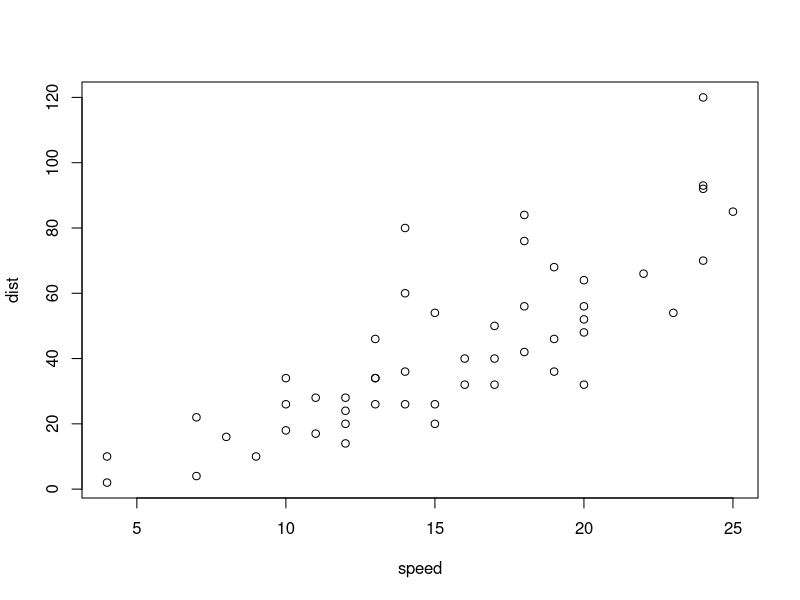
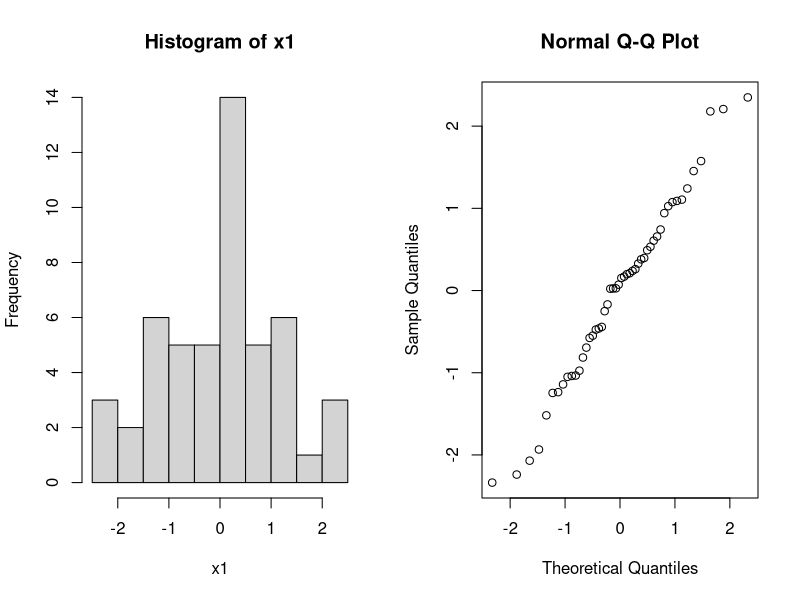
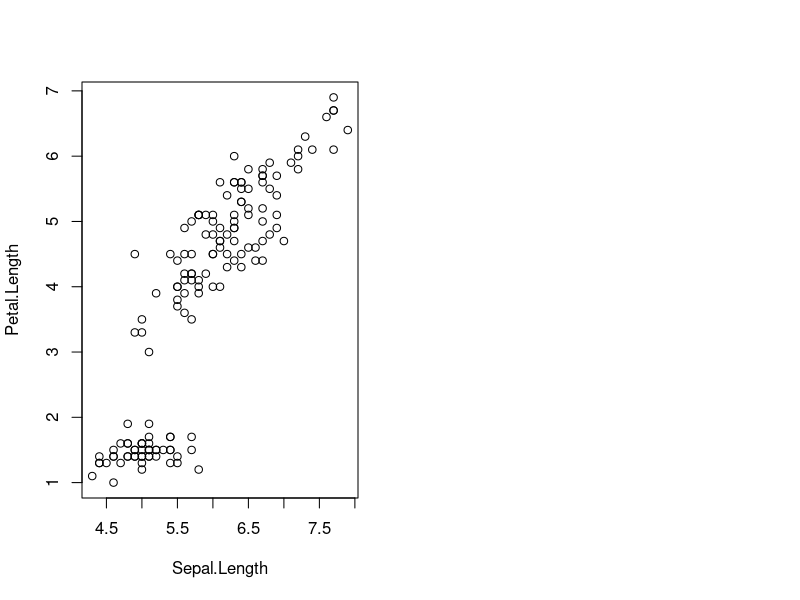

The R source for these figures, in order:
## ---- chunk 1
summary(cars)
## ---- chunk 2
plot(cars)
## ---- chunk 3
par(mfrow=c(1,2)); x1=rnorm(50); hist(x1); qqnorm(x1)
## ---- chunk 4
plot(iris$Sepal.Length,iris$Petal.Length,xlab="Sepal.Length",ylab="Petal.Length")
## ---- chunk 5
library(knitr)
kable(mtcars[1:5,],caption="A knit kable.")
## ---- chunk 6
x=rep(c("A","B"),each=5); x
sample(x)
x=rnorm(100)
## ---- chunk 7
x=rep(c("A","B"),each=5); x
sample(x)
x=rnorm(100)
## ---- chunk 8
mu=0.2
x=rnorm(100,mu,1) # creating artificial data
t.test(x,mean=0)   # t.test(x,alternative=c("two.sided"),conf.level=0.95,mu=10)
## ---- chunk 9
mu=0;nu=0.5
x=rnorm(50,mu,1); y=rnorm(50,nu,1) # creating artificial data
ttest=t.test(x,y) 
